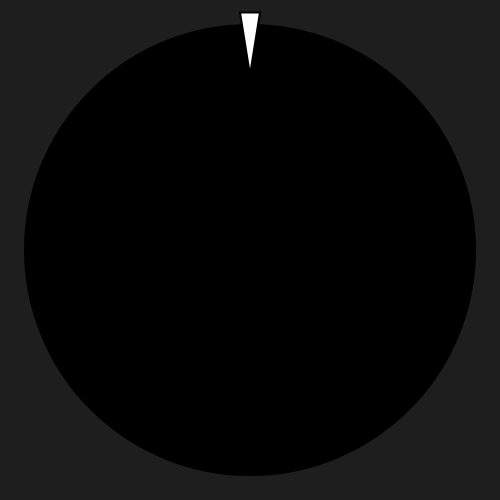
Frame 1 (no input)
Frame 60 (no input): identical to frame 1, image omitted
Frame 120 (the mouse pressed at the canvas centre since frame 60): identical to frame 1, image omitted

The p5.js sketch that drew this single still picture (run headless with seeded random() and noise() and a simulated clock; from frame 60 on, the mouse is pressed at the canvas centre):

// p5.js sketch
// ── sketch.js
const width = 500;
const height = 500;
const diagonal = 0.9 * width;

//const weights = [2, 4, 1, 1];
const epsilon = 0.0001;

const maxSpeed = 2 * Math.PI;
const maxOffset = 2 * Math.PI;
const reduction = 0.01;
const scaling = 0.5; 

function downloadJson(filename, obj) {
    var element = document.createElement('a');
    element.setAttribute('href', 'data:text/json;charset=utf-8,' + encodeURIComponent(JSON.stringify(obj, null, '\t')));
    element.setAttribute('download', filename);
  
    element.style.display = 'none';
    document.body.appendChild(element);
  
    element.click();
  
    document.body.removeChild(element);
}

class WheelOption {
    constructor(weight, text, previousProcenturalSum, procenturalWeight, color) {
        this.weight = weight, 
        this.start = previousProcenturalSum * TWO_PI, 
        this.end = (previousProcenturalSum + procenturalWeight) * TWO_PI 
        this.color = color;

        if (text === undefined) {
            text = "";
        }

        this.text = text;
    }
}

class Wheel {
    constructor(weights) {
        if (weights === undefined) {
            weights = [];
        }

        this.weights = new Array(weights.length);

        this.sum = 0;
        for (let i = 0; i < weights.length; i++) {
            this.sum += max(weights[i].weight, 0);
            this.weights[i] = new WheelOption(weights[i].weight, weights[i].text);
        }

        this.recalculate();

        this.reset();
    }

    addWeight() {
        this.weights.push(new WheelOption(0, "", 1, 0));

        this.recalculateColors();
    }

    modifyWeight(index, value) {
        let oldWeight = this.weights[index].weight;
        this.weights[index].weight = value;

        this.sum += value - oldWeight;
    
        this.recalculateWeights();
    }

    modifyText(index, value) {
        this.weights[index].text = value;
    }

    removeWeight(index) {
        this.sum -= this.weights[index].weight;
        this.weights.splice(index, 1);

        this.recalculate();
    }

    recalculate() {
        this.recalculateColors();
        this.recalculateWeights();
    }

    recalculateColors() {
        let randomColor = () => {
            let shuffle = (arr) => {
                for (let i = arr.length - 1; i > 0; i--) {
                    let j = Math.floor(Math.random() * (i + 1));
                    let temp = arr[i];
                    arr[i] = arr[j];
                    arr[j] = temp;
                }
            }
            
            let colors = new Array(this.weights.length);
        
            colorMode(HSB);
            for (let i = 0; i < this.weights.length; i++) {
                let hue = i / this.weights.length;
                colors[i] = color(hue * 360, 100, 100);
            }
        
            shuffle(colors);
            
            for (let i = 0; i < this.weights.length; i++) {
                this.weights[i].color = colors[i];
            }
        }

        let twoColor = () => {
            const even = color(0x00, 0xA7, 0xCC);
            const odd = color(0x33);

            for (let i = 0; i < this.weights.length; i++) {
                this.weights[i].color = i % 2 == 0 ? even : odd;
            }
        }

        twoColor();
    }

    recalculateWeights() {
        let s = 0;
        for (let i = 0; i < this.weights.length; i++) {
            let w = max(this.weights[i].weight, 0) / this.sum;
            this.weights[i].start = s * TWO_PI;
            this.weights[i].end = (s + w) * TWO_PI;
            s += w;
        }
    }

    spin() {
        let offset = random(-maxOffset, maxOffset);
        this.velocity = maxSpeed + offset;
        this.spinning = true;
    }

    draw() {
        stroke(0);
        strokeWeight(2);

        if (this.sum === 0) {
            fill(0);
            circle(width / 2, height / 2, diagonal);
        } else {
            for (let i = 0; i < this.weights.length; i++) {
                fill(this.weights[i].color);
                this.drawArc(this.rotated + this.weights[i].start, this.rotated + this.weights[i].end);
            }
        }

        if (this.spinning) {
            this.rotated += this.velocity * deltaTime;
            this.rotated = this.mod(this.rotated, TWO_PI);

            this.velocity *= pow(scaling, reduction * deltaTime);
            
            if (this.velocity < epsilon) {
                this.spinning = false;
                this.velocity = 0;
                this.onFinished();
            }
        }
    }

    mod(value, base) {
        return value - base * floor(value / base);
    }

    drawArc(start, end) {
        arc(width / 2, height / 2, diagonal, diagonal, start - HALF_PI, end - HALF_PI, PIE);
    }

    onFinished() {
        let result = undefined;
        if (this.sum === 0) {
            result = this.weights[0];
        } else {
            let shifted = this.mod(-this.rotated, TWO_PI);
            for (let i = 0; i < this.weights.length; i++) {
                if (this.weights[i].start <= shifted && shifted < this.weights[i].end) {
                    result = [i, this.weights[i]];
                    break;
                }
            }
        }
        
        if (result === undefined) {
            console.error("Unexpected state.");
            return;
        }

        console.log(result);
        console.log("" + (result[0] + 1) + ": " + result[1].text);
        lastResult.html("" + (result[0] + 1) + ": " + result[1].text);
    }

    reset() {
        this.velocity = 0;
        this.spinning = false;
        this.rotated = 0;
    }
}

class Config {
    constructor() {
        this.div = createDiv();
        this.options = [];
        this.oldValues = [];

        this.wheel = new Wheel();
        this.addOption();
        this.hideFirstRemove();
    }

    hideFirstRemove() {
        this.options[0].elt.children[0].style.visibility = "hidden";
    }

    createOption(weight, text) {
        if (weight === undefined) {
            weight = 0;
        }

        if (text === undefined) {
            text = "";
        }

        let options = createDiv();
        options.parent(this.div);
        this.oldValues.push("");

        let obj = this;

        let removeButton = createButton("-");
        removeButton.mousePressed(() => obj.removeOption(this.options.indexOf(options)));
        removeButton.style("float", "left");
        removeButton.parent(options);

        let weightInput = createInput();
        weightInput.value(weight)
        weightInput.input(() => {
            let value = weightInput.value();
            let index = this.options.indexOf(options);

            if (obj.oldValues[index].length < value.length) {
                let lastChar = value[value.length - 1];
                if (0 <= lastChar && lastChar <= 9) {
                    obj.oldValues[index] = value;
                    this.wheel.modifyWeight(index, parseInt(value));
                } else {
                    weightInput.value(obj.oldValues[index]);
                }
            } else {
                obj.oldValues[index] = value;
                let v = value.length == 0 ? 0 : parseInt(value);
                this.wheel.modifyWeight(index, v);
            }
        });
        weightInput.style("float", "left");
        weightInput.size(50);
        weightInput.parent(options);

        let textInput = createInput();
        textInput.value(text);
        textInput.input(() => this.wheel.modifyText(this.options.indexOf(options), textInput.value() === undefined ? "" : textInput.value()));
        textInput.parent(options);

        this.options.push(options);
        this.options[0].elt.children[0].style.visibility = "visible";      
    }

    addOption() {  
        this.createOption();
        this.wheel.addWeight();
    }

    removeOption(index) {
        this.options[index].remove();
        this.options.splice(index, 1);
        this.oldValues.splice(index, 1);

        this.wheel.removeWeight(index);
        
        if (this.options.length == 1) {
            this.hideFirstRemove();
        }
    }

    export() {
        let obj = {
            weights: []
        };

        for (let i = 0; i < this.options.length; i++) {
            obj.weights.push({ weight: this.wheel.weights[i].weight, text: this.wheel.weights[i].text });
        }

        return obj;
    }

    import(obj) {
        for (let i = 0; i < this.options.length; i++) {
            this.options[i].remove();
        }

        this.options = [];

        this.wheel = new Wheel(obj.weights);

        for (let i = 0; i < obj.weights.length; i++) {
            this.createOption(obj.weights[i].weight, obj.weights[i].text);
        }
        
        if (this.options.length == 1) {
            this.hideFirstRemove();
        }
    }
}

let backgroundColor = 0;
let triangleColor = 0;
let lastResult = 0;
let cfg = 0;

function setup() {
    createCanvas(width, height);
    colorMode(RGB);
    backgroundColor = color(0x1E);
    triangleColor = color(0xFF);

    let wheelDiv = createDiv();
    wheelDiv.style("margin-bottom", "2em");
    
    let bSpin = createButton("Spin");
    bSpin.parent(wheelDiv);
    
    lastResult = createP("");
    lastResult.parent(wheelDiv);

    let cfgDiv = createDiv().elt;

    let bExp = createButton("Export");
    bExp.style("margin-left", "1.5em");
    bExp.style("float", "left");
    bExp.parent(cfgDiv);

    let bImp = createButton("Import");
    let iImp = document.createElement("input");
    iImp.type = "file";
    iImp.name = "file";
    iImp.accept = ".json";
    iImp.style.display = "none";
    bImp.elt.appendChild(iImp);
    bImp.parent(cfgDiv);
    
    cfg = new Config();
    bExp.mousePressed(() => downloadJson("config.json", cfg.export()));
    bImp.mousePressed(() => {
        iImp.click();
    });
    iImp.addEventListener("change", async evt => {
        cfg.import(JSON.parse(await evt.target.files[0].text()))
    });

    let bAdd = createButton("Add");
    bAdd.style("margin-left", "1.5em");
    bAdd.mousePressed(() => cfg.addOption())
    bSpin.mousePressed(() => cfg.wheel.spin());
    
    colorMode(RGB);
}

function draw() {
    background(backgroundColor);
    
    cfg.wheel.draw();

    fill(triangleColor);
    stroke(0);
    strokeWeight(2);
    triangle(
        (0.5 - 0.02) * width, 0.025 * height,
        (0.5 + 0.02) * width, 0.025 * height,
        0.5 * width, (0.1 + 0.05) * height,
    );
}
